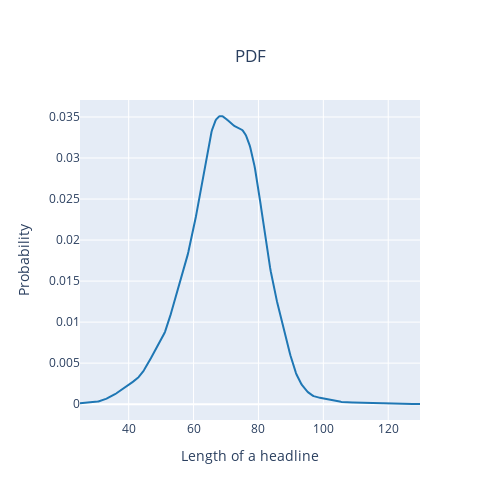

Source (notebook cell):
### Markdown cell above
#### 4. PDF for the Length of headlines

### Code cell
fig = ff.create_distplot([news_articles['headline'].str.len()],
                        ["ht"],show_hist = False,
                        show_rug = False)

fig['layout'].update(title = {'text':'PDF',
                             'y':0.9,
                             'x':0.5,
                             "xanchor":"center",
                             "yanchor":"top"},
                    xaxis_title="Length of a headline",
                    yaxis_title="Probability")

fig.update_layout(showlegend = False,
                 width= 500,
                 height = 500)

fig

### Figure 1 — Plotly figure (JSON) as saved in the notebook; plotly's stock layout.template omitted (floating-point values rounded to 4 significant figures; data arrays with more than 128 entries replaced by an {"elided": "..."} marker saying what was removed)
{"data": [{"legendgroup": "ht", "marker": {"color": "rgb(31, 119, 180)"}, "mode": "lines", "name": "ht", "showlegend": true, "type": "scatter", "x": {"elided": "500 float values"}, "xaxis": "x", "y": {"elided": "500 float values"}, "yaxis": "y"}], "layout": {"barmode": "overlay", "height": 500, "hovermode": "closest", "legend": {"traceorder": "reversed"}, "showlegend": false, "title": {"text": "PDF", "x": 0.5, "xanchor": "center", "y": 0.9, "yanchor": "top"}, "width": 500, "xaxis": {"anchor": "y2", "domain": [0, 1], "title": {"text": "Length of a headline"}, "zeroline": false}, "yaxis": {"anchor": "free", "domain": [0, 1], "position": 0, "title": {"text": "Probability"}}}}
